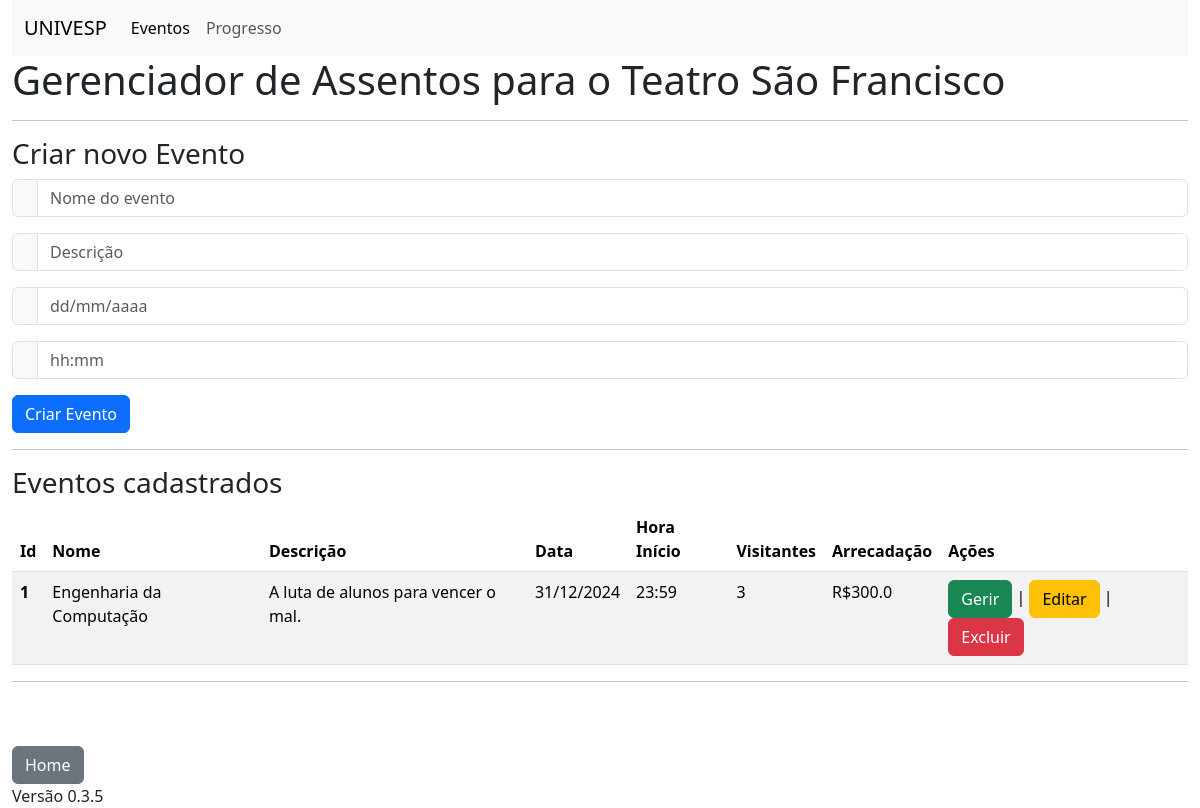
The page /index on the database as committed earlier.
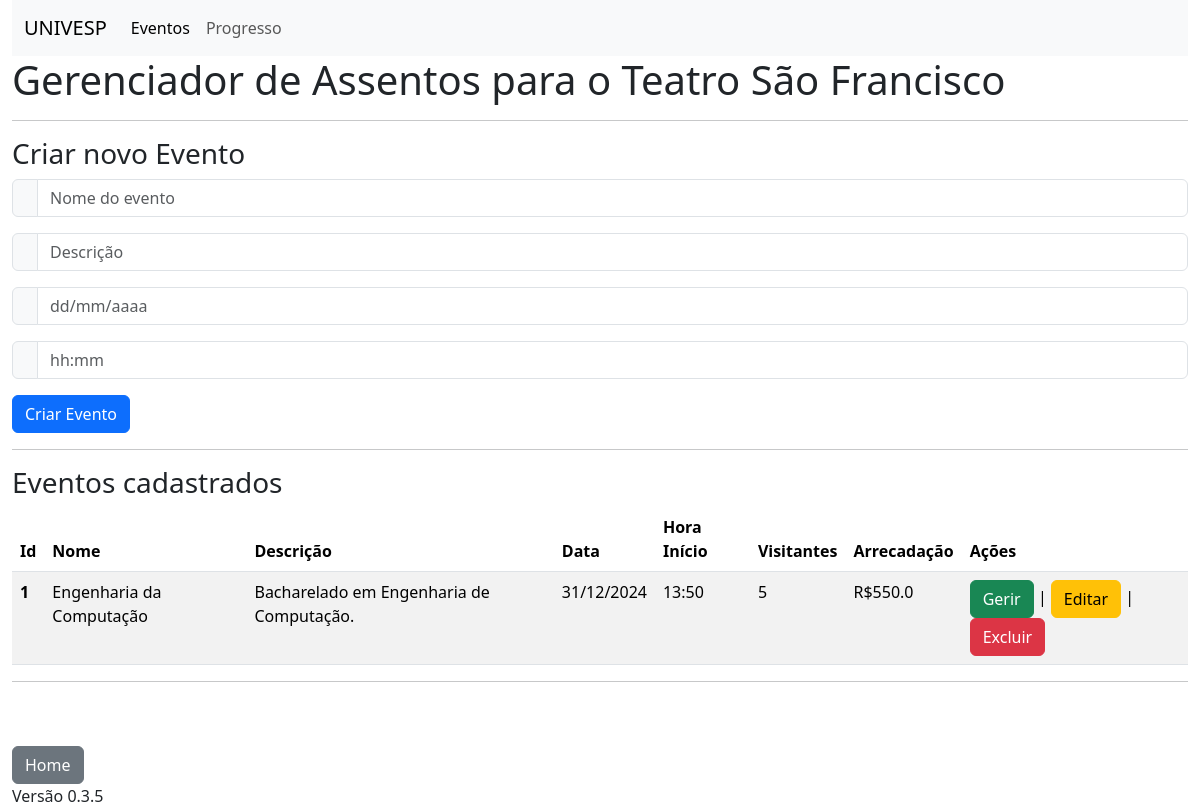
The same page on the database as committed later.
### models.py (models this page shows, shortened)
class Evento(db.Model):
    __tablename__ = 'eventos'
    id = db.Column(db.Integer, primary_key=True)
    nome = db.Column(db.String(100))
    descricao = db.Column(db.String(256))
    data = db.Column(db.String(10))
    hora_inicio = db.Column(db.String(5))
    lotacao = db.Column(db.Integer)
    arrecadacao = db.Column(db.Float)
    assentos = db.relationship('Assento', back_populates='evento', cascade="all, delete")
    usuario_id = db.Column(db.Integer, db.ForeignKey('usuarios.id'))
    usuario = db.relationship('Usuario', back_populates='eventos')
    clientes = db.relationship('Cliente',
                               secondary=Cliente_Evento.__table__,
                               back_populates='eventos')

### routes.py (the view, shortened to what this page needs)
@app.route('/')
@app.route('/index', methods=['GET','POST'])
def index():
    eventos = Evento.query.all()
    for evento in eventos:
        lotacao = 0
        arrecadacao = 0
        for assento in evento.assentos:
            if not assento.livre:
                lotacao += 1
                arrecadacao += assento.preco
        evento.arrecadacao = arrecadacao
        evento.lotacao = lotacao
        db.session.commit()
    if request.method=='GET':
        return render_template('index.html', eventos=eventos)

### templates/index.html
{% extends 'base.html' %}
{% block conteudo %}
<h1>Gerenciador de Assentos para o Teatro São Francisco</h1>
<hr>
<h3>Criar novo Evento</h3>
<form action="/index" method="post">
  <div class="input-group mb-3">
    <span class="input-group-text" id="basic-addon1"></span>
    <input type="text" class="form-control" placeholder="Nome do evento" aria-label="Username" aria-describedby="basic-addon1" name="nome" required>
  </div>
  <div class="input-group mb-3">
    <span class="input-group-text" id="basic-addon1"></span>
    <input type="text" class="form-control" placeholder="Descrição" aria-label="Username" aria-describedby="basic-addon1" name="descricao" required>
  </div>
  <div class="input-group mb-3">
    <span class="input-group-text" id="basic-addon1"></span>
    <input type="text" class="form-control" placeholder="dd/mm/aaaa" aria-label="Username" aria-describedby="basic-addon1" name="data" required>
  </div>
  <div class="input-group mb-3">
    <span class="input-group-text" id="basic-addon1"></span>
    <input type="text" class="form-control" placeholder="hh:mm" aria-label="Username" aria-describedby="basic-addon1" name="hora" required>
  </div>
  <button type="submit" class="btn btn-primary">Criar Evento</button>
</form>
<hr>
<h3>Eventos cadastrados</h3>
<table class="table table-striped">
    <thead>
      <tr>
        <th scope="col">Id</th>
        <th scope="col">Nome</th>
        <th scope="col">Descrição</th>
        <th scope="col">Data</th>
        <th scope="col">Hora Início</th>
        <th scope="col">Visitantes</th>
        <th scope="col">Arrecadação</th>
        <th scope="col">Ações</th>
      </tr>
    </thead>
    <tbody>
      {% for e in eventos %}
      <tr>
        <th scope="row">{{e.id}}</th>
        <td>{{e.nome}}</td>
        <td>{{e.descricao}}</td>
        <td>{{e.data}}</td>
        <td>{{e.hora_inicio}}</td>
        <td>{{e.lotacao}}</td>
        <td>R${{e.arrecadacao}}</td>
        <td>
          <a class="btn btn-success" role="button" aria-disabled="true" href="/evento/{{e.id}}">Gerir</a> |
          <a class="btn btn-warning" role="button" aria-disabled="true" href="/evento_editar/{{e.id}}">Editar</a> |
          <a class="btn btn-danger" role="button" aria-disabled="true" href="/evento_apagar/{{e.id}}"
          onclick="return confirm('Deseja realmente apagar o evento {{e.nome}}?');">Excluir</a>
        </td>
      </tr>
      {% endfor %}
    </tbody>
  </table>
{% endblock %}

Rows that differ between the two databases and show on the page:
changed Evento "Engenharia da Computação": descricao "A luta de alunos para vencer o mal." → "Bacharelado em Engenharia de Computação."; hora_inicio "23:59" → "13:50"; lotacao "3" → "5"; arrecadacao "300.0" → "550.0"
